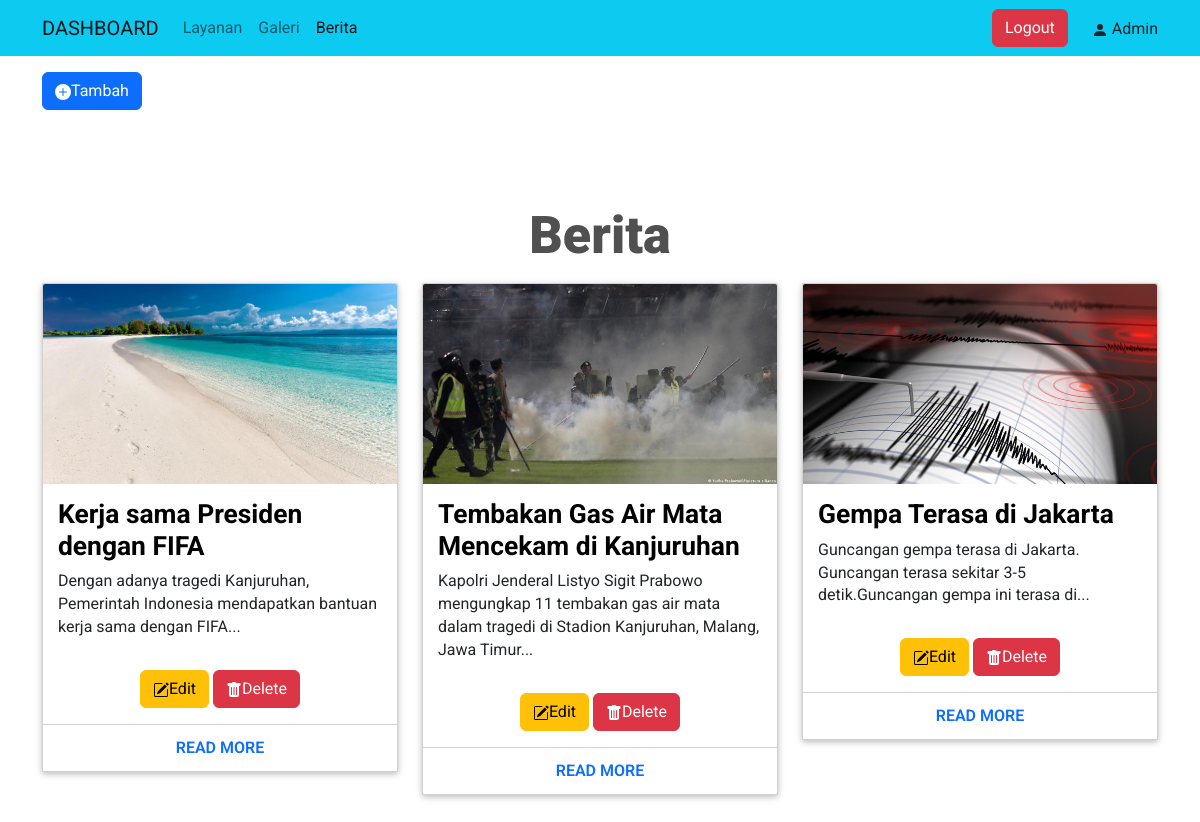
The app's page /berita.php (signed in) with its own data.
### tables this page shows
CREATE TABLE `berita` (
  `id` int(11) NOT NULL,
  `gambar` varchar(100) NOT NULL,
  `judul` varchar(50) NOT NULL,
  `ringkasan` text NOT NULL
);

### berita.php (the view, shortened to what this page needs)
<!DOCTYPE html>
<?php
include 'function/connect.php';
?>
<html lang="en">
  <head>
    <link href="https://cdn.jsdelivr.net/npm/bootstrap@5.2.2/dist/css/bootstrap.min.css" rel="stylesheet" />
    <link rel="stylesheet" href="css/style.css" />
  </head>
  <body>
    <nav class="navbar navbar-expand-lg bg-info">
      <div class="container">
        <a class="navbar-brand" href="dashboard.php">DASHBOARD</a>
        <div class="collapse navbar-collapse" id="navbarNav">
          <ul class="navbar-nav">
            <li class="nav-item">
              <a class="nav-link" href="layanan.php">Layanan</a>
            </li>
            <li class="nav-item">
              <a class="nav-link" href="#">Galeri</a>
            </li>
            <li class="nav-item">
              <a class="nav-link active" href="#">Berita</a>
            </li>
          </ul>
          <ul class="navbar-nav ms-auto">
          <li class="nav-item">
              <a class="btn btn-danger" href="function/logout.php">Logout</a>
            </li>
          <li class="nav-item">
            <div class="ps-4 pt-2">
              <svg xmlns="http://www.w3.org/2000/svg" width="16" height="16" fill="currentColor" class="bi bi-person-fill" viewBox="0 0 16 16">
                <path d="M3 14s-1 0-1-1 1-4 6-4 6 3 6 4-1 1-1 1H3zm5-6a3 3 0 1 0 0-6 3 3 0 0 0 0 6z"/>
              </svg> Admin
            </div>
          </li>
          </ul>
        </div>
      </div>
    </nav>
    <div class="container pt-3">
      <a href="form.php" type="button" class="btn btn-primary start">
      <svg xmlns="http://www.w3.org/2000/svg" width="16" height="16" fill="currentColor" class="bi bi-plus-circle-fill" viewBox="0 0 16 16">
        <path d="M16 8A8 8 0 1 1 0 8a8 8 0 0 1 16 0zM8.5 4.5a.5.5 0 0 0-1 0v3h-3a.5.5 0 0 0 0 1h3v3a.5.5 0 0 0 1 0v-3h3a.5.5 0 0 0 0-1h-3v-3z"/>
      </svg>Tambah
      </a>
    </div>
    <section class="wrapper">
      <div class="container-fostrap">
        <div>
          <h1 class="heading">Berita</h1>
        </div>
        <div class="content">
          <div class="container">
            <div class="row">
              <?php
                $query = 'SELECT * FROM berita';
                $sql = mysqli_query($conn, $query);
                while ($data = mysqli_fetch_array($sql)){
              ?>
              <div class="col-xs-12 col-sm-4">
                <div class="card">
                  <a class="img-card" href="http://www.fostrap.com/2016/03/5-button-hover-animation-effects-css3.html">
                    <img src="assets/<?php echo $data['gambar']; ?>" />
                  </a>
                  <div class="card-content">
                    <h4 class="card-title">
                      <a href="http://www.fostrap.com/2016/02/awesome-material-design-responsive-menu.html"> <?php echo $data['judul']; ?> </a>
                    </h4>
                    <p class=""> <?php echo $data['ringkasan']; ?> </p>
                  </div>
                  <a href="form.php?edit=<?php echo $data['id']; ?>" type="button" class="btn btn-warning mb-3">
                    Edit
                  </a>
                  <a href="function/proses.php?hapus=<?php echo $data['id']; ?>" type="button" class="btn btn-danger mb-3" onclick="return confirm('Yakin ingin menghapus data ini?')">
                    Delete
                  </a>
                  <div class="card-read-more">
                    <a href="https://codepen.io/wisnust10/full/ZWERZK/" class="btn btn-link btn-block"> Read More </a>
                  </div>
                </div>
              </div>
              <?php
                } ?>
            </div>
          </div>
        </div>
      </div>
    </section>
  </body>
</html>

### css/style.css (style rules this page uses)
html, body { -moz-box-sizing: border-box; box-sizing: border-box; height: 100%; width: 100%; background: #fff; font-family: 'Roboto', sans-serif; font-weight: 400; }
.wrapper { display: table; height: 100%; width: 100%; }
.container-fostrap { display: table-cell; padding: 1em; text-align: center; vertical-align: middle; }
h1.heading { color: #fff; font-size: 1.15em; font-weight: 900; margin: 0 0 0.5em; color: #505050; }
@media (min-width: 450px) { h1.heading { font-size: 3.55em; } }
@media (min-width: 760px) { h1.heading { font-size: 3.05em; } }
@media (min-width: 900px) { h1.heading { font-size: 3.25em; margin: 0 0 0.3em; } }
.card { display: block; margin-bottom: 20px; line-height: 1.42857143; background-color: #fff; border-radius: 2px; box-shadow: 0 2px 5px 0 rgba(0, 0, 0, 0.16), 0 2px 10px 0 rgba(0, 0, 0, 0.12); transition: box-shadow 0.25s; }
.img-card { width: 100%; height: 200px; border-top-left-radius: 2px; border-top-right-radius: 2px; display: block; overflow: hidden; }
.img-card img { width: 100%; height: 200px; object-fit: cover; transition: all 0.25s ease; }
.card-content { padding: 15px; text-align: left; }
.card-title { margin-top: 0px; font-weight: 700; font-size: 1.65em; }
.card-title a { color: #000; text-decoration: none !important; }
.card-read-more { border-top: 1px solid #d4d4d4; }
.card-read-more a { text-decoration: none !important; padding: 10px; font-weight: 600; text-transform: uppercase; }

### records on screen
berita: gambar (picture), judul "Kerja sama Presiden dengan FIFA", ringkasan "Dengan adanya tragedi Kanjuruhan, Pemerintah Indonesia mendapatkan bantuan kerja sama dengan FIFA..."
berita: gambar (picture), judul "Tembakan Gas Air Mata Mencekam di Kanjuruhan", ringkasan "Kapolri Jenderal Listyo Sigit Prabowo mengungkap 11 tembakan gas air mata dalam tragedi di Stadion Kanjuruhan, Malang, Jawa Timur..."
berita: gambar (picture), judul "Gempa Terasa di Jakarta", ringkasan "Guncangan gempa terasa di Jakarta. Guncangan terasa sekitar 3-5 detik.Guncangan gempa ini terasa di..."
